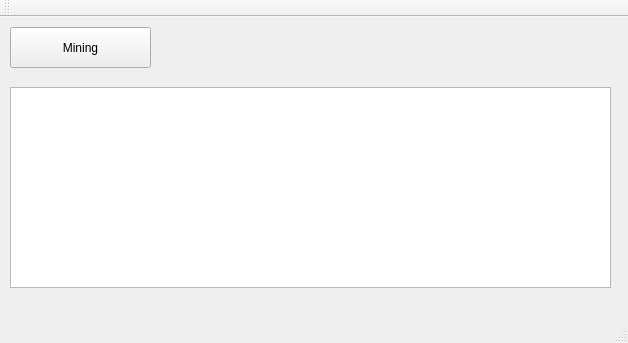
<?xml version="1.0" encoding="UTF-8"?>
<ui version="4.0">
 <class>MainWindow</class>
 <widget class="QMainWindow" name="MainWindow">
  <property name="geometry">
   <rect>
    <x>0</x>
    <y>0</y>
    <width>628</width>
    <height>343</height>
   </rect>
  </property>
  <property name="windowTitle">
   <string>MainWindow</string>
  </property>
  <widget class="QWidget" name="centralWidget">
   <widget class="QPushButton" name="pushButton">
    <property name="geometry">
     <rect>
      <x>10</x>
      <y>10</y>
      <width>141</width>
      <height>41</height>
     </rect>
    </property>
    <property name="text">
     <string>Mining</string>
    </property>
   </widget>
   <widget class="QTableWidget" name="tableWidget">
    <property name="geometry">
     <rect>
      <x>10</x>
      <y>70</y>
      <width>601</width>
      <height>201</height>
     </rect>
    </property>
   </widget>
  </widget>
  <widget class="QMenuBar" name="menuBar">
   <property name="geometry">
    <rect>
     <x>0</x>
     <y>0</y>
     <width>628</width>
     <height>21</height>
    </rect>
   </property>
  </widget>
  <widget class="QToolBar" name="mainToolBar">
   <attribute name="toolBarArea">
    <enum>TopToolBarArea</enum>
   </attribute>
   <attribute name="toolBarBreak">
    <bool>false</bool>
   </attribute>
  </widget>
  <widget class="QStatusBar" name="statusBar"/>
 </widget>
 <layoutdefault spacing="6" margin="11"/>
 <resources/>
 <connections/>
</ui>
